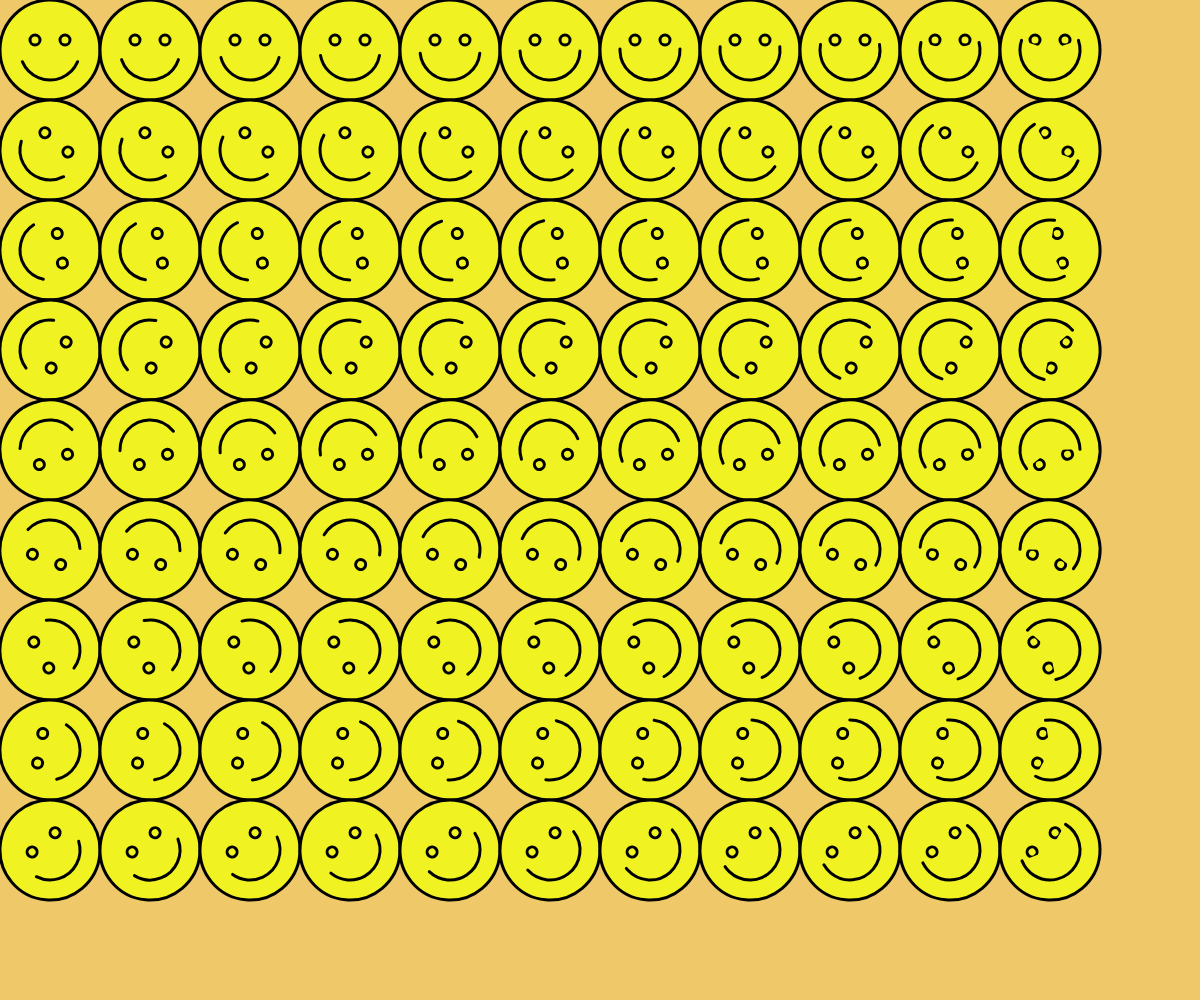
Frame 1 (no input)
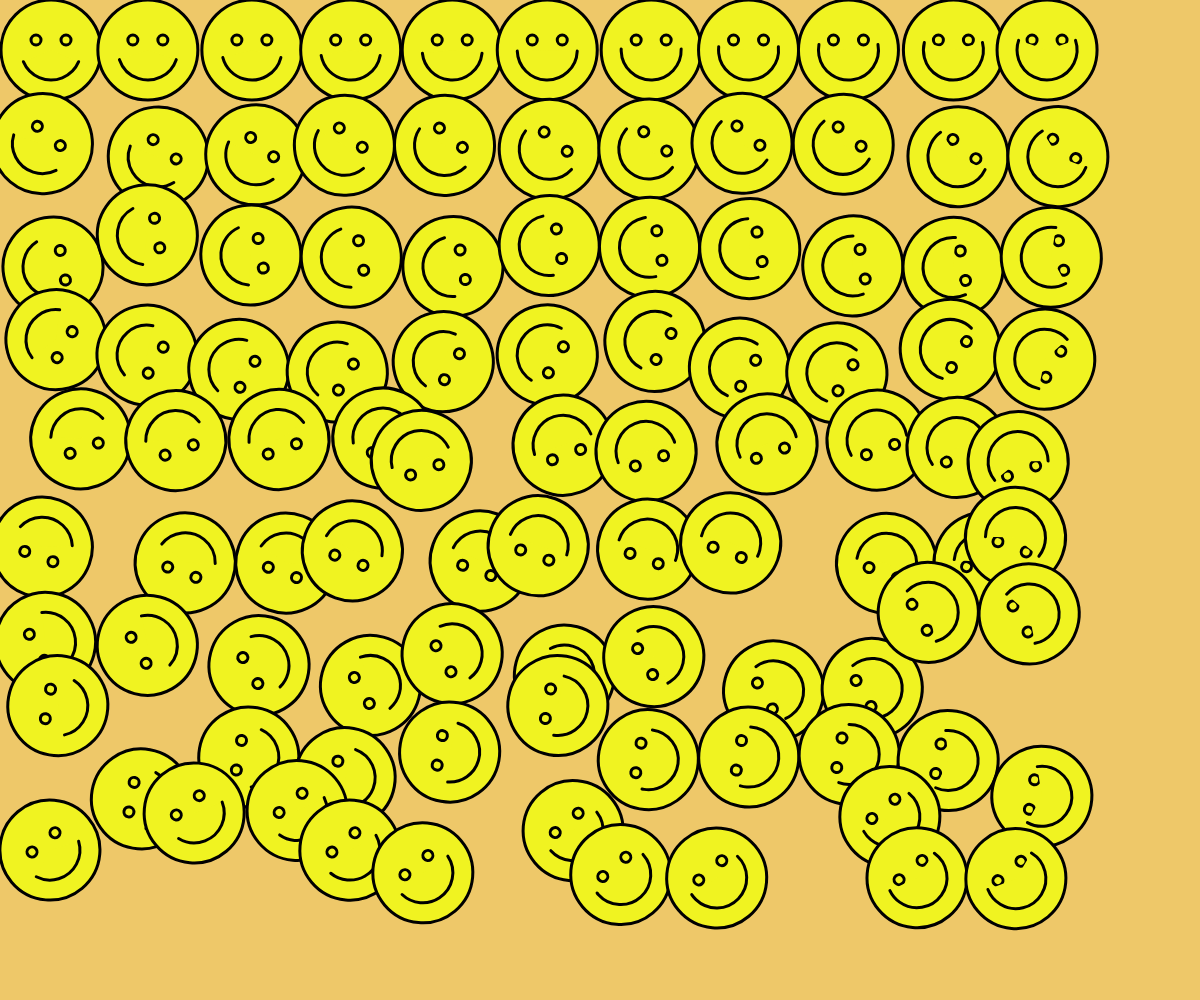
Frame 2 (the mouse pressed at the canvas centre, redrawn once)

The p5.js sketch that drew these frames (run headless with seeded random() and noise() and a simulated clock; the mouse was pressed at the canvas centre and the sketch redrawn once):

// p5.js sketch
// ── sketch.js


function setup() {
  createCanvas(windowWidth, windowHeight);

  //iteration operatiors;
  //i++; adds 1 to i
  //i+=10: adds 10 to i
  //i--: subtracts 1 from i
  //i -=5: subtracts 5 from i
  for(let i = 0; i<10;i++){
   console.log(i);

  }
}

function draw() {
  noLoop();
  background("#eec869ff");
  for(let y =50; y < height-50; y+=100){
  for(let x =50;x<width-50; x+=100){
    
  push();
  translate(x, y);
  let ratation= map(y,50,height-50,0,2*PI);
  rotate(ratation);
  //everything within this push/pop block
  //will be centered, with 0,0 as the center
  //point
  let randomratation;
  let randomamount = 0.078;
  let randomxdisp;
  let randomydisp;


  randomxdisp = random(-y*randomamount,y*randomamount);
  randomydisp = random(-y*randomamount,y*randomamount);

  if(mouseIsPressed==true){  translate(randomxdisp,0);
}


  
  strokeWeight(3);
  fill("#f0f321ff")
  circle(0,0, 100);
  circle(-15,-10,10);
  circle(15,-10,10);
  let happiness;
  happiness = map(x,0,width,-25,25);
  arc(0,0,60,60, radians(0-happiness),radians(180+happiness));

  pop();
  }
  }

  
}
